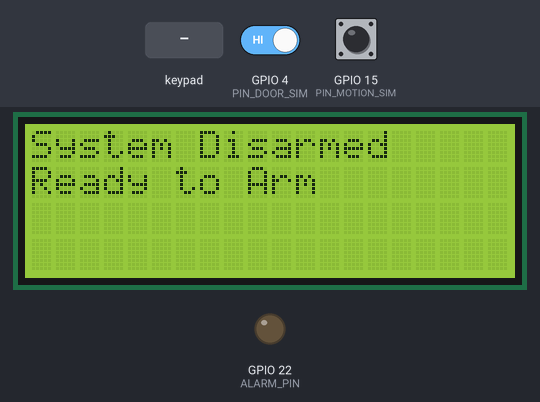
The sketch below on a simulated ESP32. On the bench: 20×4 character LCD, output pins drawn as LEDs (lit = HIGH). Inputs (shaded band) come from the test bench; at power-on: GPIO 4 (PIN_DOOR_SIM) HIGH, GPIO 15 (PIN_MOTION_SIM) HIGH. What the sketch prints to the serial monitor is not drawn.

Above: at 1.4 s.
1.5 s: keypad keys 1 2 3 3 2 5 2 7 pressed 0.4 s apart
At 5.2 s:
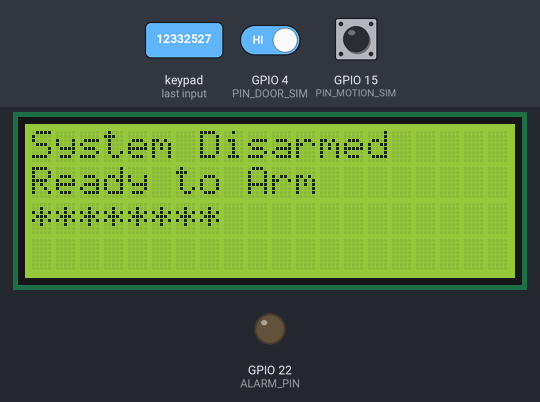
6.2 s: key '1' pressed
7.7 s: keypad keys 1 2 3 3 2 5 2 7 # pressed 0.4 s apart
At 11.2 s:
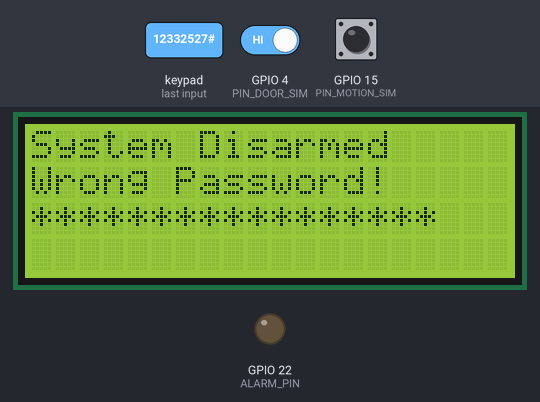
12.8 s: key '#' pressed
At 13.6 s:
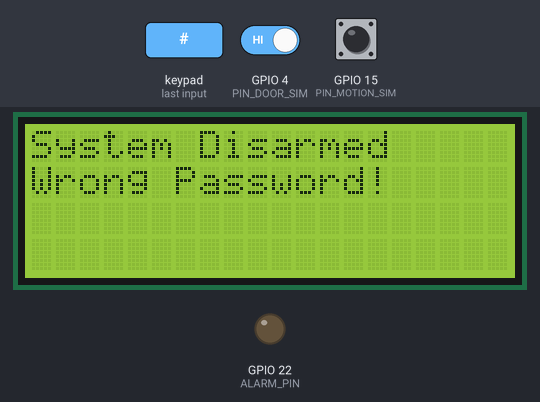
15.3 s: keypad keys 1 2 3 4 # pressed 0.4 s apart
At 17.4 s:
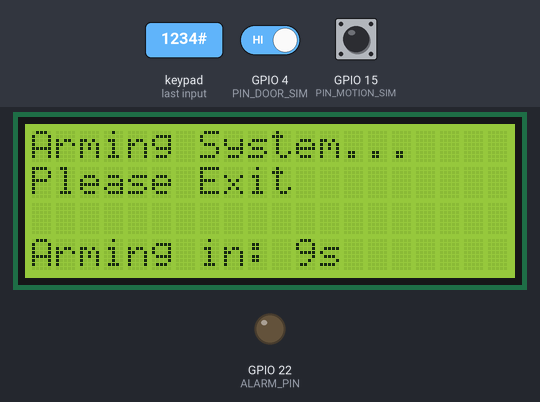
20.3 s: keypad keys 1 2 3 3 2 5 2 7 * pressed 0.4 s apart
At 20.51 s:
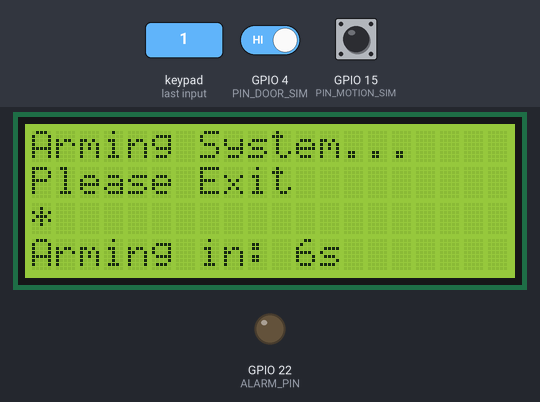
Timing chart, 0 to 23.3 s (numbered marks = the images above; inputs shaded):
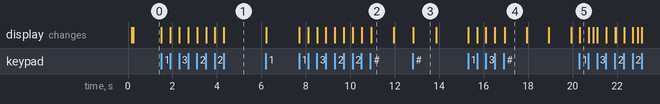

The sketch:

Alarm_Peripherals.ino
```cpp
#include "Config.h"
#include "Peripherals.h"
#include "Comms.h"
#include "FSM.h"

void setup() {
  Serial.begin(115200);
  delay(100);

  initPeripherals();
  initComms();
  changeState(STATE_IDLE);
}

void loop() {
  runSystemFSM();

  char key = keypad.getKey();
  if (key) {
    handleKeypadInput(key);
  }
}
```

Comms.h
```cpp
#ifndef COMMS_H
#define COMMS_H

#include <Arduino.h>
#include "Peripherals.h"

#define RX_PIN 18
#define TX_PIN 5

void initComms() {
  // Restarting Serial2 with new pins
  Serial2.begin(9600, SERIAL_8N1, RX_PIN, TX_PIN);
  Serial.println("[Comms] Alarm Serial initialized on 18(RX)/5(TX)");
  delay(50);
  // Serial2.println("BOOT_READY");
}

void requestFaceCheck() {
  Serial.println("[Comms] Sending Check Request ('C')...");
  Serial2.write('C');
}
void flushSerialBuffer() {
  while (Serial2.available() > 0) {
    char trash = Serial2.read();
  }
}
char checkIncomingMessages() {
  if (Serial2.available()) {
    char message = Serial2.read();
    Serial.print("[Comms] Received: ");
    Serial.println(message);
    return message;
  }
  return 0;
}

#endif
```

FSM.h
```cpp
#ifndef FSM_H
#define FSM_H

#include "Config.h"
#include "Peripherals.h"
#include "Comms.h"
#include "Power.h"

unsigned long lastActivityTime = 0;
// --- 1. Define The States ---
enum SystemState {
  STATE_IDLE,
  STATE_EXIT_DELAY,
  STATE_ARMED,
  STATE_ENTRY_DELAY,
  STATE_ALARM
};

SystemState currentState = STATE_IDLE;
unsigned long stateStartTime = 0;
String inputBuffer = "";

// --- 2. State Changer ---

void changeState(SystemState newState) {
  lastActivityTime = millis();
  currentState = newState;
  stateStartTime = millis();
  inputBuffer = "";
  flushSerialBuffer();
  lcd.clear();

  switch (currentState) {
    case STATE_IDLE:
      lcd.print("System Disarmed");
      triggerAlarm(false);
      lcd.setCursor(0, 1);
      lcd.print("Ready to Arm");
      break;

    case STATE_EXIT_DELAY:
      lcd.print("Arming System...");
      lcd.setCursor(0, 1);
      lcd.print("Please Exit");
      break;

    case STATE_ARMED:
      lcd.print("SYSTEM ARMED");
      lcd.setCursor(0, 1);
      lcd.print("Monitoring...");
      break;

    case STATE_ENTRY_DELAY:
      lcd.print("DOOR OPENED!");
      lcd.setCursor(0, 1);
      lcd.print("Face ID / Pass:");

      requestFaceCheck();
      break;

    case STATE_ALARM:
      lcd.print("!!! ALARM !!!");
      lcd.setCursor(0, 1);
      triggerAlarm(true);
      requestFaceCheck();
      lcd.print("Police Notified");
      break;
  }
}

void handleKeypadInput(char key) {
  lastActivityTime = millis(); // <--- ADD THIS (Reset timer on key press)
  if (key == '#') {
    if (inputBuffer == MASTER_PASSWORD) {
      if (currentState == STATE_IDLE) {
        changeState(STATE_EXIT_DELAY);
      }
      else if (currentState == STATE_ENTRY_DELAY || currentState == STATE_ALARM || currentState == STATE_EXIT_DELAY) {
        changeState(STATE_IDLE);
      }
    } else {
      clearRow(1);
      lcd.print("Wrong Password!");
      delay(1000);
      inputBuffer = "";
      changeState(currentState);
    }
  }
  else if (key == '*') {
    inputBuffer = "";
    clearRow(2);
  }
  else {
    inputBuffer += key;
    lcd.setCursor(inputBuffer.length() - 1, 2);
    lcd.print('*');
  }
}

void runSystemFSM() {
  unsigned long timeInState = millis() - stateStartTime;

  // Check for Camera updates in any relevant state
  if (currentState == STATE_ENTRY_DELAY || currentState == STATE_ALARM) {
      char verdict = checkIncomingMessages();

      if (verdict == 'K') { // Camera says: "Authorized"
          showMessage("Face Recognized!", "Welcome Home.");
          triggerAlarm(false); // Silence the alarm immediately!
          delay(2000);
          changeState(STATE_IDLE); // Auto-Disarm
      }
      else if (verdict == 'A') { // Camera says: "Intruder"
          if (currentState != STATE_ALARM && currentState != STATE_ALARM)
            changeState(STATE_ALARM); // Instant Alarm
      }
  }
  if (currentState == STATE_IDLE || currentState == STATE_ARMED) {

      // If 20 seconds have passed since last button press
      if (millis() - lastActivityTime > 20000) {
          if (!checkDoorOpen() && !checkMotion()) {
              lastActivityTime = enterLightSleep();

              stateStartTime = millis();
          }
      }
  }
  // --- State Logic ---
  switch (currentState) {
    case STATE_IDLE:
      break;

    case STATE_EXIT_DELAY:
      lcd.setCursor(0, 3);
      lcd.print("Arming in: " + String((EXIT_DELAY_MS - timeInState) / 1000) + "s ");
      if (timeInState > EXIT_DELAY_MS) {
        changeState(STATE_ARMED);
      }
      break;

    case STATE_ARMED:
      if (checkMotion()) {
        lcd.clear();
        lcd.print("MOTION DETECTED!");
        delay(500);
        changeState(STATE_ALARM);
      }
      else if (checkDoorOpen()) {
        changeState(STATE_ENTRY_DELAY);
      }
      break;

    case STATE_ENTRY_DELAY:
      lcd.setCursor(14, 1);
      lcd.print((ALARM_DELAY_MS - timeInState) / 1000);
      lcd.print("s ");

      if (timeInState > ALARM_DELAY_MS) {
        changeState(STATE_ALARM);
      }
      break;

    case STATE_ALARM:
      break;
  }
}

#endif
```

Peripherals.h
```cpp
#ifndef PERIPHERALS_H
#define PERIPHERALS_H

#include "Config.h"
#include <Keypad.h>
#include <LiquidCrystal_I2C.h>
#include <Wire.h>

// Global Objects
LiquidCrystal_I2C lcd(LCD_ADDR, LCD_COLS, LCD_ROWS);
Keypad keypad = Keypad(makeKeymap(KEY_MAP), (byte*)ROW_PINS, (byte*)COL_PINS, ROWS, COLS);

void initPeripherals() {
  Wire.begin(I2C_SDA, I2C_SCL);
  lcd.init();
  lcd.backlight();

  // Configure Buttons (Input Pullup means LOW when pressed)
  pinMode(PIN_MOTION_SIM, INPUT_PULLUP);
  pinMode(PIN_DOOR_SIM, INPUT_PULLUP);

  pinMode(ALARM_PIN, OUTPUT);
  digitalWrite(ALARM_PIN, LOW); // Start with LED OFF
  // Configure Interrupt Pin
  pinMode(INTERRUPT_PIN, INPUT_PULLUP);
}

// --- Sleep Helpers ---

void setKeypadIdeallyLow() {
  for (int i = 0; i < ROWS; i++) {
    pinMode(ROW_PINS[i], OUTPUT);
    digitalWrite(ROW_PINS[i], LOW);
  }
}

// --- FSM Helpers ---
void triggerAlarm(bool state) {
    if (state) {
        digitalWrite(ALARM_PIN, HIGH); // Turn LED ON
    } else {
        digitalWrite(ALARM_PIN, LOW);  // Turn LED OFF
    }
}

void clearRow(int row) {
  lcd.setCursor(0, row);
  lcd.print("                    ");
  lcd.setCursor(0, row);
}

bool checkDoorOpen() { return digitalRead(PIN_DOOR_SIM) == LOW; }
bool checkMotion()   { return digitalRead(PIN_MOTION_SIM) == LOW; }

void showMessage(String line1, String line2 = "") {
  lcd.clear();
  lcd.setCursor(0, 0);
  lcd.print(line1);
  if (line2 != "") {
    lcd.setCursor(0, 1);
    lcd.print(line2);
  }
}

#endif
```

Power.h
```cpp
#ifndef POWER_H
#define POWER_H

#include "Config.h"
#include "Peripherals.h"

// unsigned long enterLightSleep() {
//   Serial.println("Entering Light Sleep (LPM0 mode)...");
//
//   delay(20);
//   lcd.noBacklight();
//
//   setKeypadIdeallyLow();
//
//   esp_sleep_enable_ext0_wakeup(INTERRUPT_PIN, 0);
//
//   esp_light_sleep_start();
//
//   Serial.println("Resumed!");
//
//   lcd.backlight();
//   lcd.setCursor(0, 1);
//   lcd.print("Woke up!       ");
//
//   // Return current time to reset the activity timer
//   return millis();
// }
// ... inside Power.h ...

unsigned long enterLightSleep() {
  Serial.println("Entering Light Sleep...");

  delay(20);
  lcd.noBacklight();

  esp_sleep_enable_gpio_wakeup();

  gpio_wakeup_enable((gpio_num_t)INTERRUPT_PIN, GPIO_INTR_LOW_LEVEL);
  gpio_wakeup_enable((gpio_num_t)PIN_DOOR_SIM, GPIO_INTR_LOW_LEVEL);
  gpio_wakeup_enable((gpio_num_t)PIN_MOTION_SIM, GPIO_INTR_LOW_LEVEL);

  setKeypadIdeallyLow();

  esp_light_sleep_start();

  // ---------------- WAKE UP HAPPENS HERE ----------------

  Serial.println("Resumed!");

  lcd.backlight();
  lcd.setCursor(0, 1);
  lcd.print("System Awake    ");

  return millis();
}
#endif
```

Config.h
```cpp
#ifndef CONFIG_H
#define CONFIG_H

#include <Arduino.h>

// --- I2C / LCD Settings ---
#define LCD_ADDR 0x27
#define LCD_COLS 20
#define LCD_ROWS 4
#define I2C_SDA  21
#define I2C_SCL  19

// --- Keypad Settings ---
const byte ROWS = 4;
const byte COLS = 3;

const byte ROW_PINS[ROWS] = { 12, 33, 25, 27 };
const byte COL_PINS[COLS] = { 14, 13, 26 };

const char KEY_MAP[ROWS][COLS] = {
  { '1', '2', '3' },
  { '4', '5', '6' },
  { '7', '8', '9' },
  { '*', '0', '#' }
};

// --- Security Settings ---
#define PIN_MOTION_SIM  15   // "Someone inside"
#define PIN_DOOR_SIM    4   // "Door Open"
#define ALARM_PIN       22

#define MASTER_PASSWORD "1234"
#define EXIT_DELAY_MS   10000 // 10 seconds to leave house
#define ALARM_DELAY_MS  15000 // 15 seconds to enter password before alarm

// --- Power Settings ---
#define INTERRUPT_PIN   GPIO_NUM_32
#define WAKE_THRESHOLD  5000

#endif
```

Measured:
- after the input at 1.5 s, the display: first changes at once (image 1 shows a later state)
- after the input at 7.7 s, the display: first changes at once (image 2 shows a later state)
- after the input at 12.8 s, the display: changes at once (image 3)
- after the input at 15.3 s, the display: first changes at once (image 4 shows a later state)
- after the input at 20.3 s, the display: changes at once (image 5)
- what the display in image 2 shows lasts 1.1 s, from 10.9 s to 12.0 s
